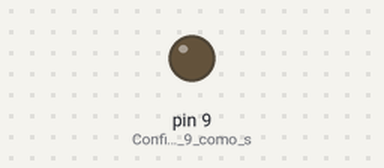
The sketch below on a simulated Arduino Uno, built with avr-gcc and run on an emulated ATmega328P. On the bench: output pins drawn as LEDs (lit = HIGH).

Above: at 0.15 s.
Timing chart, 0 to 1.6 s (numbered marks = the images above):
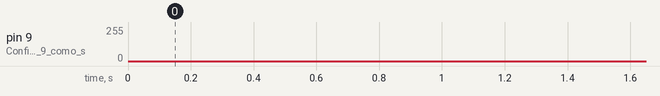

The sketch:

ruido_con_generados_lineal_congruencial_con_passband1.ino
```cpp
// Variables globales para el filtro
float lowPassState = 0.0;   // Estado del filtro pasabajo
float highPassState = 0.0;  // Estado del filtro pasaaltos
float lowAlpha = 0.1;       // Factor de suavizado del pasabajo (ajustable)
float highAlpha = 0.1;      // Factor de suavizado del pasaaltos (ajustable)

// Función PRNG: Generador congruencial lineal
unsigned long state = 12345; // Semilla inicial
float generateNoise() {
    state = (1664525 * state + 1013904223) % 4294967296; // 2^32
    return (float)state / 4294967296.0; // Escala el valor a [0, 1]
}

// Filtro pasabajo
float lowPass(float input, float alpha, float &state) {
    state = alpha * input + (1.0f - alpha) * state;
    return state;
}

// Filtro pasaaltos
float highPass(float input, float alpha, float &state) {
    float previousState = state;
    state = alpha * (state + input - previousState);
    return state;
}

// Filtro pasabanda (combinación de pasaaltos y pasabajos)
float bandPass(float input, float lowAlpha, float highAlpha, float &lowState, float &highState) {
    float lowPassed = lowPass(input, lowAlpha, lowState);
    float bandPassed = highPass(lowPassed, highAlpha, highState);
    return bandPassed;
}

void setup() {
    pinMode(9, OUTPUT); // Configura el pin 9 como salida para PWM
}

void loop() {
    // Genera una muestra pseudoaleatoria
    float rawNoise = generateNoise();               // Ruido blanco sin filtrar

    // Aplica el filtro pasabanda
    float filteredNoise = bandPass(rawNoise, lowAlpha, highAlpha, lowPassState, highPassState);

    // Escala a rango 0-255 para PWM
    int audioSample = (filteredNoise + 1.0) * 127.5; // Convertir de [-1, 1] a [0, 255]

    // Salida de audio por PWM
    analogWrite(9, audioSample);

    // Control de la frecuencia de muestreo (~44.1 kHz)
    delayMicroseconds(23); // 1/44,100 segundos
}
```
